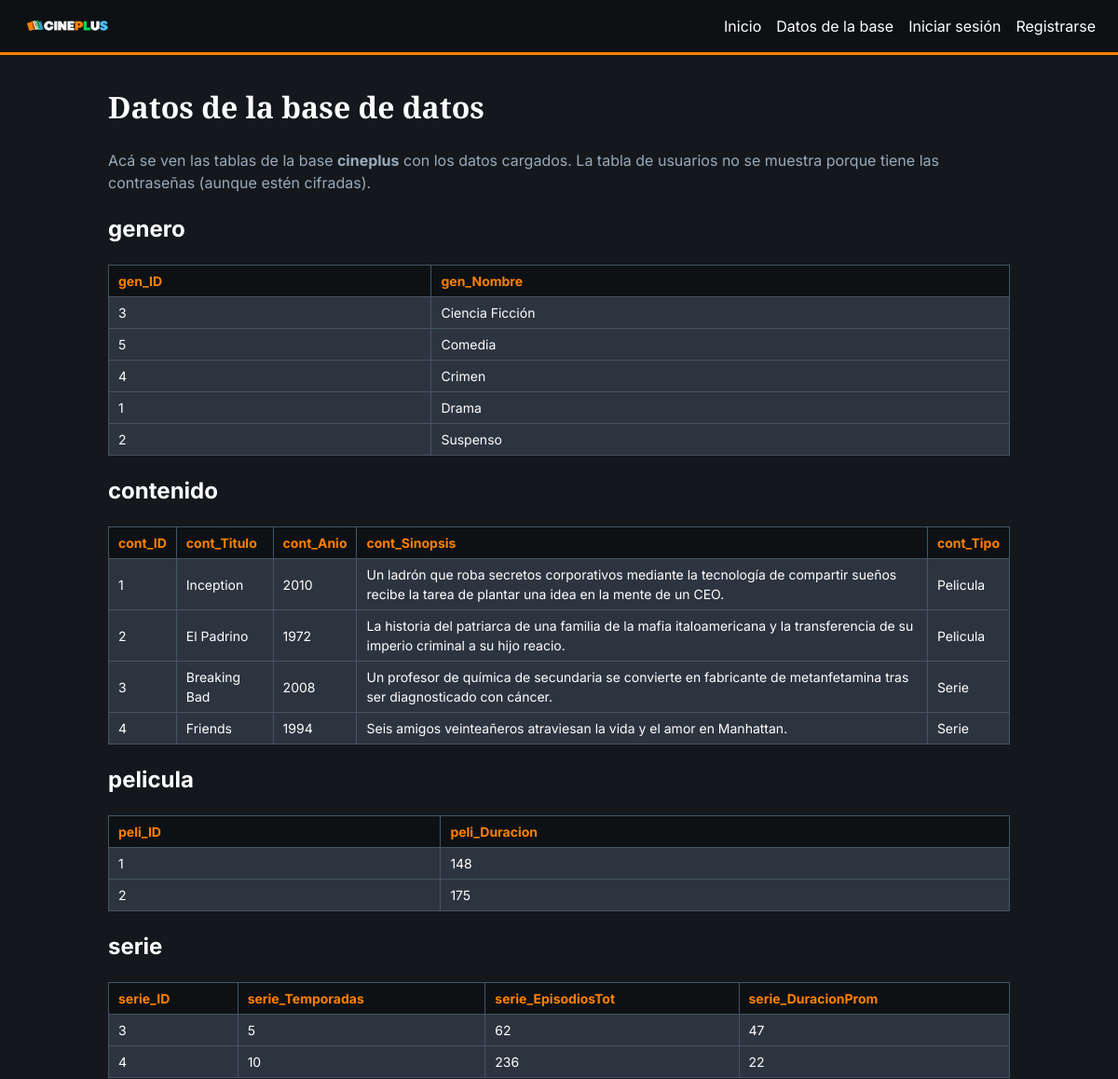
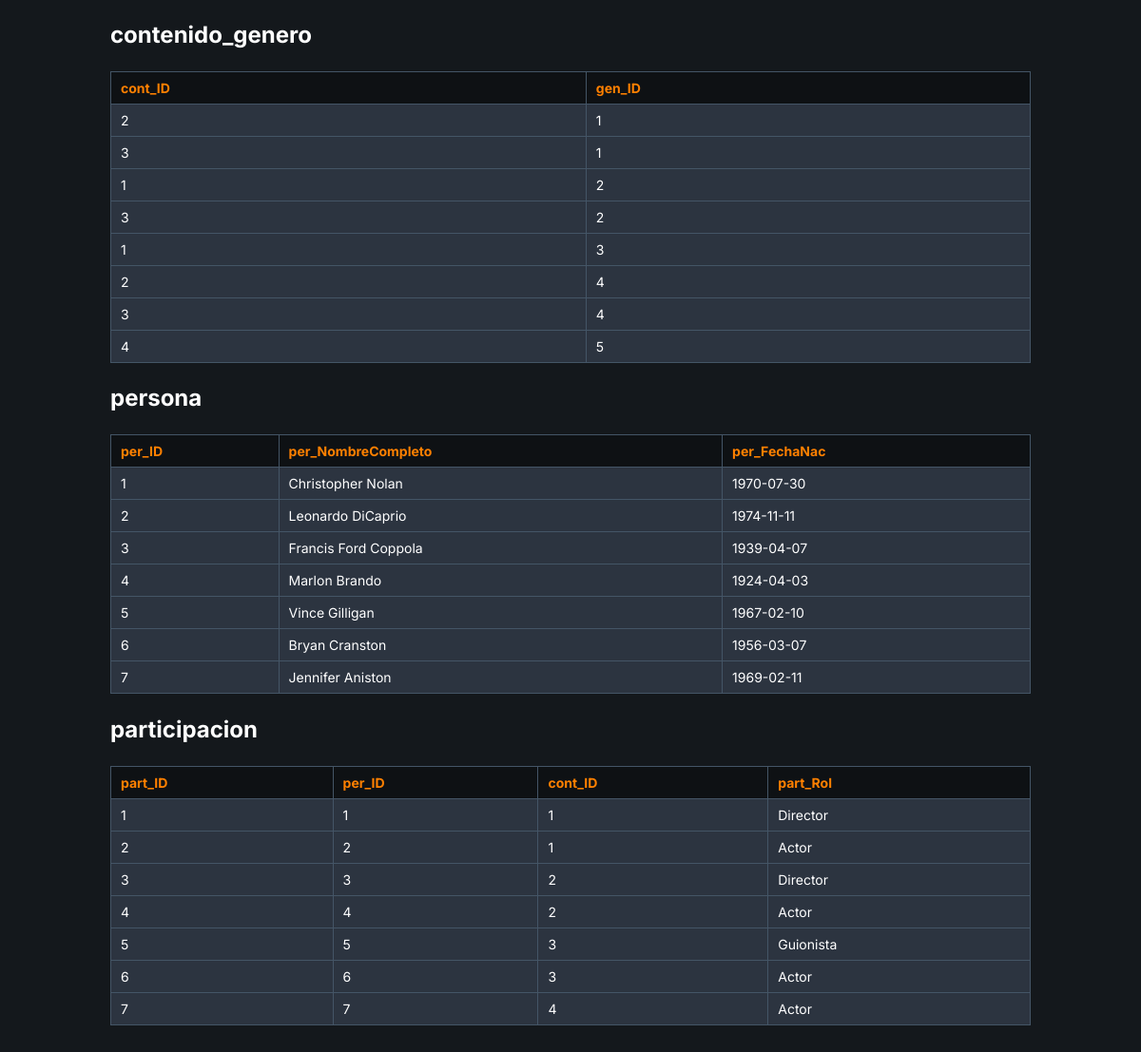
Screenshot of /datos.php with the database file from the repository (2 pictures, top to bottom).
### tables this page shows
CREATE TABLE genero (
    gen_ID INT AUTO_INCREMENT,
    gen_Nombre VARCHAR(50) NOT NULL,
    CONSTRAINT pk_genero PRIMARY KEY (gen_ID),
    CONSTRAINT uq_genero_nombre UNIQUE (gen_Nombre)
);

CREATE TABLE contenido (
    cont_ID INT AUTO_INCREMENT,
    cont_Titulo VARCHAR(150) NOT NULL,
    cont_Anio INT NOT NULL,
    cont_Sinopsis VARCHAR(500),
    cont_Tipo ENUM('Pelicula', 'Serie') NOT NULL,
    CONSTRAINT pk_contenido PRIMARY KEY (cont_ID)
);

CREATE TABLE pelicula (
    peli_ID INT,
    peli_Duracion INT NOT NULL,
    CONSTRAINT pk_pelicula PRIMARY KEY (peli_ID),
    CONSTRAINT fk_pelicula_contenido FOREIGN KEY (peli_ID)
        REFERENCES contenido(cont_ID)
);

CREATE TABLE serie (
    serie_ID INT,
    serie_Temporadas INT NOT NULL,
    serie_EpisodiosTot INT NOT NULL,
    serie_DuracionProm INT NOT NULL,
    CONSTRAINT pk_serie PRIMARY KEY (serie_ID),
    CONSTRAINT fk_serie_contenido FOREIGN KEY (serie_ID)
        REFERENCES contenido(cont_ID)
);

CREATE TABLE contenido_genero (
    cont_ID INT NOT NULL,
    gen_ID INT NOT NULL,
    CONSTRAINT pk_contenido_genero PRIMARY KEY (cont_ID, gen_ID),
    CONSTRAINT fk_cg_contenido FOREIGN KEY (cont_ID) REFERENCES contenido(cont_ID),
    CONSTRAINT fk_cg_genero FOREIGN KEY (gen_ID) REFERENCES genero(gen_ID)
);

CREATE TABLE persona (
    per_ID INT AUTO_INCREMENT,
    per_NombreCompleto VARCHAR(80) NOT NULL,
    per_FechaNac DATE NOT NULL,
    CONSTRAINT pk_persona PRIMARY KEY (per_ID)
);

CREATE TABLE participacion (
    part_ID INT AUTO_INCREMENT,
    per_ID INT NOT NULL,
    cont_ID INT NOT NULL,
    part_Rol ENUM('Actor', 'Director', 'Guionista') NOT NULL,
    CONSTRAINT pk_participacion PRIMARY KEY (part_ID),
    CONSTRAINT fk_part_persona FOREIGN KEY (per_ID) REFERENCES persona(per_ID),
    CONSTRAINT fk_part_contenido FOREIGN KEY (cont_ID) REFERENCES contenido(cont_ID)
);

### datos.php (the view, shortened to what this page needs)
<?php
require_once __DIR__ . "/config/Conexion.php";
function mostrarTabla($conexion, $titulo, $sql) {
    echo "<h2>" . $titulo . "</h2>";
    try {
        $filas = $conexion->query($sql)->fetchAll();
    } catch (PDOException $e) {
        echo "<p>No se pudo leer la tabla.</p>";
        return;
    }
    echo "<div class='tabla-scroll'><table><tr>";
    foreach (array_keys($filas[0]) as $columna) {
        echo "<th>" . htmlspecialchars($columna) . "</th>";
    }
    echo "</tr>";
    foreach ($filas as $fila) {
        echo "<tr>";
        foreach ($fila as $valor) {
            echo "<td>" . htmlspecialchars((string)$valor) . "</td>";
        }
        echo "</tr>";
    }
    echo "</table></div>";
}
?>
<!DOCTYPE html>
<html lang="es">
<head>
    <link rel="stylesheet" href="css/style.css">
</head>
<body>
    <?php include __DIR__ . "/includes/nav.php"; ?>
    <main>
        <h1>Datos de la base de datos</h1>
        <p class="intro">
            Acá se ven las tablas de la base <strong>cineplus</strong> con los datos cargados.
            La tabla de usuarios no se muestra porque tiene las contraseñas (aunque estén cifradas).
        </p>
        <?php
        mostrarTabla($conexion, "genero", "SELECT * FROM genero");
        mostrarTabla($conexion, "contenido", "SELECT * FROM contenido");
        mostrarTabla($conexion, "pelicula", "SELECT * FROM pelicula");
        mostrarTabla($conexion, "serie", "SELECT * FROM serie");
        mostrarTabla($conexion, "contenido_genero", "SELECT * FROM contenido_genero");
        mostrarTabla($conexion, "persona", "SELECT * FROM persona");
        mostrarTabla($conexion, "participacion", "SELECT * FROM participacion");
        ?>
    </main>
</body>
</html>

### css/style.css (style rules this page uses)
* { box-sizing: border-box; }
body { margin: 0; font-family: 'Inter', Arial, Helvetica, sans-serif; background-color: #14181c; color: #ffffff; line-height: 1.5; }
main { max-width: 1000px; margin: 0 auto; padding: 24px 16px 48px; }
h1 { margin-top: 8px; font-family: 'Source Serif 4', Georgia, serif; }
.intro { color: #99aabb; }
.tabla-scroll { overflow-x: auto; }
table { border-collapse: collapse; width: 100%; background-color: #2c3440; font-size: 14px; }
th, td { border: 1px solid #445566; padding: 6px 10px; text-align: left; }
th { background-color: #0e1114; color: #ff8000; }

### rows the page displays
genero: gen_ID "3", gen_Nombre "Ciencia Ficción"
genero: gen_ID "5", gen_Nombre "Comedia"
genero: gen_ID "4", gen_Nombre "Crimen"
genero: gen_ID "1", gen_Nombre "Drama"
genero: gen_ID "2", gen_Nombre "Suspenso"
contenido: cont_ID "1", cont_Titulo "Inception", cont_Anio "2010", cont_Sinopsis "Un ladrón que roba secretos corporativos mediante la tecnología de compartir sueños recibe la tarea de plantar una idea en la mente de un CEO.", cont_Tipo "Pelicula"
contenido: cont_ID "2", cont_Titulo "El Padrino", cont_Anio "1972", cont_Sinopsis "La historia del patriarca de una familia de la mafia italoamericana y la transferencia de su imperio criminal a su hijo reacio.", cont_Tipo "Pelicula"
contenido: cont_ID "3", cont_Titulo "Breaking Bad", cont_Anio "2008", cont_Sinopsis "Un profesor de química de secundaria se convierte en fabricante de metanfetamina tras ser diagnosticado con cáncer.", cont_Tipo "Serie"
contenido: cont_ID "4", cont_Titulo "Friends", cont_Anio "1994", cont_Sinopsis "Seis amigos veinteañeros atraviesan la vida y el amor en Manhattan.", cont_Tipo "Serie"
pelicula: peli_ID "1", peli_Duracion "148"
pelicula: peli_ID "2", peli_Duracion "175"
serie: serie_ID "3", serie_Temporadas "5", serie_EpisodiosTot "62", serie_DuracionProm "47"
serie: serie_ID "4", serie_Temporadas "10", serie_EpisodiosTot "236", serie_DuracionProm "22"
contenido_genero: cont_ID "2", gen_ID "1"
contenido_genero: cont_ID "3", gen_ID "1"
contenido_genero: cont_ID "1", gen_ID "2"
contenido_genero: cont_ID "3", gen_ID "2"
contenido_genero: cont_ID "1", gen_ID "3"
contenido_genero: cont_ID "2", gen_ID "4"
contenido_genero: cont_ID "3", gen_ID "4"
contenido_genero: cont_ID "4", gen_ID "5"
persona: per_ID "1", per_NombreCompleto "Christopher Nolan", per_FechaNac "1970-07-30"
persona: per_ID "2", per_NombreCompleto "Leonardo DiCaprio", per_FechaNac "1974-11-11"
persona: per_ID "3", per_NombreCompleto "Francis Ford Coppola", per_FechaNac "1939-04-07"
persona: per_ID "4", per_NombreCompleto "Marlon Brando", per_FechaNac "1924-04-03"
persona: per_ID "5", per_NombreCompleto "Vince Gilligan", per_FechaNac "1967-02-10"
persona: per_ID "6", per_NombreCompleto "Bryan Cranston", per_FechaNac "1956-03-07"
persona: per_ID "7", per_NombreCompleto "Jennifer Aniston", per_FechaNac "1969-02-11"
participacion: valor "1", part_Rol "Director"
participacion: valor "2", cont_ID "1", part_Rol "Actor"
participacion: valor "3", cont_ID "2", part_Rol "Director"
participacion: valor "4", cont_ID "2", part_Rol "Actor"
participacion: valor "5", cont_ID "3", part_Rol "Guionista"
participacion: valor "6", cont_ID "3", part_Rol "Actor"
participacion: valor "7", cont_ID "4", part_Rol "Actor"

### other values shown
$titulo "genero contenido pelicula serie contenido_genero persona participacion"
$columna "gen_ID"
$columna "gen_Nombre"
$columna "cont_ID"
$columna "cont_Titulo"
$columna "cont_Anio"
$columna "cont_Sinopsis"
$columna "cont_Tipo"
$columna "peli_ID"
$columna "peli_Duracion"
$columna "serie_ID"
$columna "serie_Temporadas"
$columna "serie_EpisodiosTot"
$columna "serie_DuracionProm"
$columna "per_ID"
